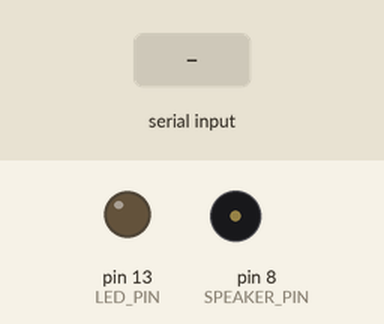
The program below on a simulated Arduino Leonardo, built with avr-gcc and run on an emulated ATmega32U4. Shown: output pins drawn as LEDs (lit = HIGH), buzzer (waves = sounding). The test bench sets the inputs (shaded band). What the program prints to the serial monitor is not drawn.

Above: at 3.2 s.
3.3 s: "90 45\n" received over Serial
At 4.77 s:
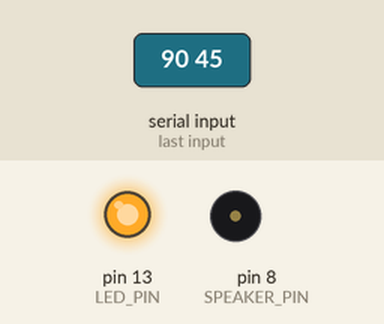
At 5.37 s:
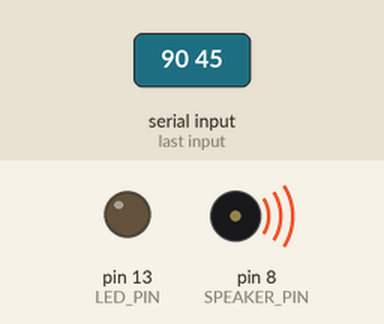
Timing chart, 0 to 12.3 s (numbered marks = the images above; inputs shaded):
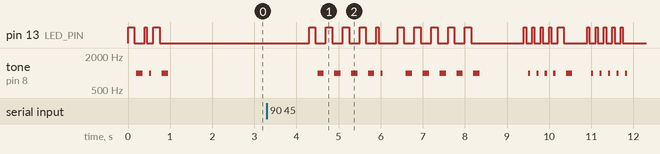

The program:

Main.cpp
```cpp
#include "LedMorse.h"
#include "SpeakerMorse.h"
#include "SerialMorse.h"
#include "CompositeMorse.h"
#include "MorseEncoder.h"

#define LED_PIN 13
#define SPEAKER_PIN 8
#define DIT_LENGTH 50
#define BAUD_RATE 9600

LedMorse *led = new LedMorse(LED_PIN, DIT_LENGTH);
SpeakerMorse *speaker = new SpeakerMorse(SPEAKER_PIN, DIT_LENGTH);
SerialMorse *serial = new SerialMorse(BAUD_RATE);
CompositeMorse *composite = new CompositeMorse();
MorseEncoder encoder(composite);

void setup() {
  Serial.begin(BAUD_RATE);
  composite->addMorse(led);
  composite->addMorse(speaker);
  composite->addMorse(serial);
  encoder.encodeMessage(new String("K"));
}

void loop() {
  if (Serial.available() > 0) {
    String *message = new String(Serial.readString());
    Serial.println(*message);
    encoder.encodeMessage(message);
    Serial.flush();
  }
}
```

CompositeMorse.cpp
```cpp
#include "CompositeMorse.h"

CompositeMorse::CompositeMorse():_morseList(new LinkedList<Morse*>()) {}

void CompositeMorse::addMorse(Morse *morse) {
  _morseList->add(morse);
}

void CompositeMorse::dit() {
  Morse *morse;
  for (int i = 0; i < _morseList->size(); i++) {
    morse = _morseList->get(i);
    morse->dit();
  }
}

void CompositeMorse::dah() {
  Morse *morse;
  for (int i = 0; i < _morseList->size(); i++) {
    morse = _morseList->get(i);
    morse->dah();
  }
}

void CompositeMorse::letterSpace() {
  Morse *morse;
  for (int i = 0; i < _morseList->size(); i++) {
    morse = _morseList->get(i);
    morse->letterSpace();
  }
}

void CompositeMorse::wordSpace() {
  Morse *morse;
  for (int i = 0; i < _morseList->size(); i++) {
    morse = _morseList->get(i);
    morse->wordSpace();
  }
}
```

CompositeMorse.h
```cpp
#ifndef CompositeMorse_h
#define CompositeMorse_h

#include <LinkedList.h>
#include "Morse.h"

class CompositeMorse : public Morse {
  public:
    CompositeMorse();
    void addMorse(Morse *morse);
    virtual void dit();
    virtual void dah();
    virtual void letterSpace();
    virtual void wordSpace();
  private:
    LinkedList<Morse*> *_morseList;
};

#endif
```

LedMorse.cpp
```cpp
#include "LedMorse.h"

LedMorse::LedMorse(int pinNumber, int ditLength):_pinNumber(pinNumber), _ditLength(ditLength) {
  pinMode(_pinNumber, OUTPUT);
}

void LedMorse::dit() {
  sendSymbol(_ditLength);
}

void LedMorse::dah() {
  sendSymbol(_ditLength * 3);
}

void LedMorse::letterSpace() {
  delay(_ditLength * 3);
}

void LedMorse::wordSpace() {
  delay(_ditLength * 7);
}

void LedMorse::sendSymbol(const int symbolLength) {
  digitalWrite(_pinNumber, HIGH);
  delay(symbolLength);
  digitalWrite(_pinNumber, LOW);
  delay(_ditLength);
}
```

LedMorse.h
```cpp
#ifndef LedMorse_h
#define LedMorse_h

#include "Arduino.h"
#include "Morse.h"

class LedMorse : public Morse {
  public:
    LedMorse(int pinNumber, int ditLength);
    virtual void dit();
    virtual void dah();
    virtual void letterSpace();
    virtual void wordSpace();
  private:
    int _pinNumber;
    int _ditLength;
    void sendSymbol(const int delay);
};

#endif
```

Morse.h
```cpp
#ifndef Morse_h
#define Morse_h

class Morse {
  public:
    virtual void dit() = 0;
    virtual void dah() = 0;
    virtual void wordSpace() = 0;
    virtual void letterSpace() = 0;
};

#endif
```

MorseEncoder.cpp
```cpp
#include "MorseEncoder.h"

char* LETTERS[] = {
  ".-", "-...", "-.-.", "-..", ".",
  "..-.", "--.", "....", "..", ".---",
  "-.-", ".-..", "--", "-.", "---",
  ".--.", "--.-", ".-.", "...", "-",
  "..-", "...-", ".--", "-..-", "-.--",
  "--.."
};

char* DIGITS[] = {
  "-----", ".----", "..---", "...--",
  "....-", ".....", "-....", "--...",
  "---..", "----."
};

MorseEncoder::MorseEncoder(Morse *morse):_morse(morse) {}

void MorseEncoder::encodeMessage(String *message) {
  for (int i = 0; i < message->length(); i++) {
    const char currentChar = toupper(message->charAt(i));
    if (isalpha(currentChar)) {
      sendCode(LETTERS[currentChar - 'A']);
    } else if (isdigit(currentChar)) {
      sendCode(DIGITS[currentChar - '0']);
    } else if (currentChar == ' ') {
      _morse->wordSpace();
    }
  }
  _morse->wordSpace();
}

/* Private Method */
void MorseEncoder::sendCode(const char *code) {
  for (int i = 0; i < strlen(code); i++) {
    if (code[i] == '.') {
      _morse->dit();
    } else if (code[i] == '-') {
      _morse->dah();
    }
  }
  _morse->letterSpace();
}
```

MorseEncoder.h
```cpp
#ifndef MorseEncoder_h
#define MorseEncoder_h

#include <ctype.h>
#include "Morse.h"
#include "Arduino.h"

class MorseEncoder {
  public:
    MorseEncoder(Morse *morse);
    void encodeMessage(String *message);
  private:
    void sendCode(const char *code);
    Morse *_morse;
};

#endif
```

SerialMorse.cpp
```cpp
#include "SerialMorse.h"
#include "Arduino.h"

SerialMorse::SerialMorse(int baudRate) {
  Serial.begin(baudRate);
}

void SerialMorse::dit() {
  Serial.print(".");
}

void SerialMorse::dah() {
  Serial.print("-");
}

void SerialMorse::letterSpace() {
  Serial.print(" ");
}

void SerialMorse::wordSpace() {
  Serial.println();
}
```

SerialMorse.h
```cpp
#ifndef SerialMorse_h
#define SerialMorse_h

#include "Morse.h"

class SerialMorse : public Morse {
  public:
    SerialMorse(int baudRate);
    virtual void dit();
    virtual void dah();
    virtual void letterSpace();
    virtual void wordSpace();
};

#endif
```

SpeakerMorse.cpp
```cpp
#include "SpeakerMorse.h"

SpeakerMorse::SpeakerMorse(int pinNumber, int ditLength):_pinNumber(pinNumber), _ditLength(ditLength) {}

void SpeakerMorse::dit() {
  sendSymbol(_ditLength);
}

void SpeakerMorse::dah() {
  sendSymbol(_ditLength * 3);
}

void SpeakerMorse::letterSpace() {
  delay(_ditLength * 3);
}

void SpeakerMorse::wordSpace() {
  delay(_ditLength * 7);
}

void SpeakerMorse::sendSymbol(const int symbolLength) {
  tone(_pinNumber, FREQUENCY, symbolLength);
  delay(symbolLength);
  noTone(_pinNumber);
  delay(_ditLength);
}
```

SpeakerMorse.h
```cpp
#ifndef SpeakerMorse_h
#define SpeakerMorse_h

#define FREQUENCY 1000

#include "Arduino.h"
#include "Morse.h"

class SpeakerMorse : public Morse {
  public:
    SpeakerMorse(int pinNumber, int ditLength);
    virtual void dit();
    virtual void dah();
    virtual void letterSpace();
    virtual void wordSpace();
  private:
    int _pinNumber;
    int _ditLength;
    void sendSymbol(const int symbolLength);
};

#endif
```
